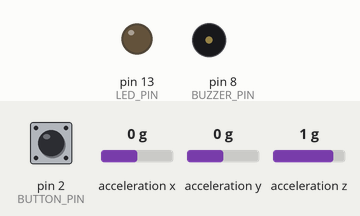
This sketch was run on a simulated Arduino Uno, built with avr-gcc and run on an emulated ATmega328P. On the bench: output pins drawn as LEDs (lit = HIGH), buzzer (waves = sounding, pin HIGH). Wiring (inferred from the names in the program): MPU-6050 motion sensor at I2C address 0x68. Dashed ring = blinking. The test bench sets the inputs (shaded band); at power-on: acceleration x 0 g, pin 2 (BUTTON_PIN) HIGH, acceleration y 0 g, acceleration z 1 g. Random numbers use the default seed unless the sketch sets one; what the sketch prints to the serial monitor is not drawn.

Above: at 1.2 s.
1.3 s: acceleration x set to -1.1 g
2.8 s: acceleration x set to -1.4 g
At 2.9 s:
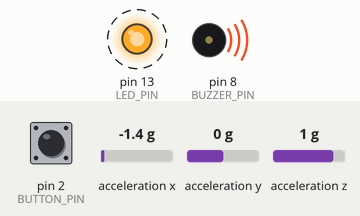
5.8 s: pin 2 (BUTTON_PIN) pulled LOW for 0.15 s
At 16.8 s:
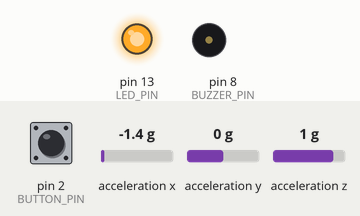
Timing chart, 0 to 17.3 s (numbered marks = the images above; inputs shaded):
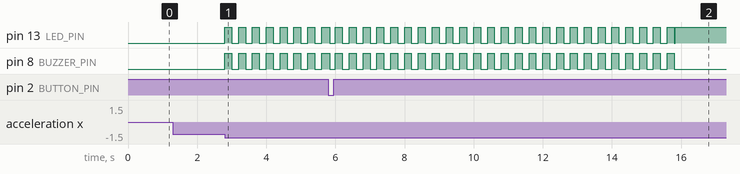

Measured:
- the behaviour switches between -1.2 and -1.3 g on acceleration x (found by bisection; images 0 and 1)
- after the input at 1.3 s, every drawn part: stays the same
- after the input at 2.8 s, pin 13 (LED_PIN), pin 8 (BUZZER_PIN): alternates HIGH for 0.20 s and LOW for 0.20 s, starting at once

The sketch:

sketch_accident_detect.ino
```cpp
/*
 * Accident Detection & Emergency Alert System
 */

#include <Wire.h>

/* ================= CONFIG ================= */

#define MPU6050_ADDR 0x68

#define BUZZER_PIN 8
#define LED_PIN 13
#define BUTTON_PIN 2

#define IMPACT_THRESHOLD 12.0      // m/s² (demo value)
#define ALERT_CANCEL_TIME 10000    // 10 seconds
#define PRINT_INTERVAL 1000        // 1 second

const char PHONE_NUMBER[] = "+917907342255";  // Change number here

/* ================= VARIABLES ================= */

bool accidentDetected = false;
bool waitingForCancel = false;
bool alertSent = false;

unsigned long alertStartTime = 0;
unsigned long lastPrintTime = 0;

// Button edge detection
bool buttonPrevState = HIGH;
bool cancelRequest = false;

// Countdown
int lastSecondsRemaining = -1;

// Simulated GPS
float latitude = 40.712776;
float longitude = -74.005974;

/* ================= MPU6050 LOW LEVEL ================= */

void mpuWrite(byte reg, byte data) {
  Wire.beginTransmission(MPU6050_ADDR);
  Wire.write(reg);
  Wire.write(data);
  Wire.endTransmission();
}

void mpuRead(byte reg, byte count, byte* data) {
  Wire.beginTransmission(MPU6050_ADDR);
  Wire.write(reg);
  Wire.endTransmission(false);
  Wire.requestFrom(MPU6050_ADDR, count, true);
  for (byte i = 0; i < count; i++) {
    data[i] = Wire.read();
  }
}

void initMPU6050() {
  mpuWrite(0x6B, 0x00);   // Wake up
  mpuWrite(0x1C, 0x10);   // ±8g range
}

/* ================= SETUP ================= */

void setup() {
  Serial.begin(115200);
  Wire.begin();

  pinMode(BUZZER_PIN, OUTPUT);
  pinMode(LED_PIN, OUTPUT);
  pinMode(BUTTON_PIN, INPUT_PULLUP);

  digitalWrite(BUZZER_PIN, LOW);
  digitalWrite(LED_PIN, LOW);

  Serial.println("=== Accident Detection System ===");

  initMPU6050();
  Serial.println("MPU6050 Ready");
  Serial.println("State: MONITORING\n");
}

/* ================= LOOP ================= */

void loop() {

  /* ===== BUTTON EDGE DETECTION ===== */
  bool buttonNow = digitalRead(BUTTON_PIN);
  if (buttonPrevState == HIGH && buttonNow == LOW) {
    delay(30); // debounce
    if (digitalRead(BUTTON_PIN) == LOW) {
      cancelRequest = true;
    }
  }
  buttonPrevState = buttonNow;

  /* ===== READ MPU6050 ===== */
  byte rawData[6];
  mpuRead(0x3B, 6, rawData);

  int16_t axRaw = (rawData[0] << 8) | rawData[1];
  int16_t ayRaw = (rawData[2] << 8) | rawData[3];
  int16_t azRaw = (rawData[4] << 8) | rawData[5];

  float ax = (axRaw / 4096.0) * 9.8;
  float ay = (ayRaw / 4096.0) * 9.8;
  float az = (azRaw / 4096.0) * 9.8 - 9.8;

  float magnitude = sqrt(ax * ax + ay * ay + az * az);

  /* ===== CLEAN SERIAL OUTPUT ===== */
  if (!accidentDetected && millis() - lastPrintTime >= PRINT_INTERVAL) {
    Serial.print("ACC:");
    Serial.print(ax, 2);
    Serial.print(",");
    Serial.print(ay, 2);
    Serial.print(",");
    Serial.print(az, 2);
    Serial.print(" | MAG:");
    Serial.print(magnitude, 2);
    Serial.print(" | GPS:");
    Serial.print(latitude, 6);
    Serial.print(",");
    Serial.println(longitude, 6);

    latitude += random(-5, 5) / 1000000.0;
    longitude += random(-5, 5) / 1000000.0;

    lastPrintTime = millis();
  }

  /* ===== ACCIDENT DETECTION ===== */
  if (!accidentDetected && magnitude > IMPACT_THRESHOLD) {
    accidentDetected = true;
    waitingForCancel = true;
    alertSent = false;
    alertStartTime = millis();
    lastSecondsRemaining = -1;

    Serial.println("\n⚠️ HIGH DECELERATION DETECTED");
    Serial.println("State: ALERT_PENDING");
    Serial.println("Press button to cancel (10s)");
  }

  /* ===== ALERT CANCEL WINDOW ===== */
  if (waitingForCancel) {

    bool blink = millis() % 400 < 200;
    digitalWrite(LED_PIN, blink);
    digitalWrite(BUZZER_PIN, blink);

    unsigned long elapsed = millis() - alertStartTime;
    int secondsRemaining = (ALERT_CANCEL_TIME - elapsed) / 1000;

    if (secondsRemaining != lastSecondsRemaining && secondsRemaining >= 0) {
      Serial.print("Countdown: ");
      Serial.print(secondsRemaining);
      Serial.println(" sec");
      lastSecondsRemaining = secondsRemaining;
    }

    // User cancels alert
    if (cancelRequest) {
      cancelRequest = false;
      resetSystem();
      Serial.println("Alert cancelled (Hard braking)");
    }

    // Timeout → send alert
    if (!alertSent && elapsed >= ALERT_CANCEL_TIME) {
      alertSent = true;
      waitingForCancel = false;
      digitalWrite(BUZZER_PIN, LOW);
      digitalWrite(LED_PIN, HIGH);
      sendEmergencyAlert();
    }
  }
}

/* ================= SUPPORT ================= */

void resetSystem() {
  accidentDetected = false;
  waitingForCancel = false;
  alertSent = false;

  digitalWrite(LED_PIN, LOW);
  digitalWrite(BUZZER_PIN, LOW);

  Serial.println("State: MONITORING\n");
}

void sendEmergencyAlert() {
  Serial.println("\n==============================");
  Serial.println("🚨 EMERGENCY ALERT");
  Serial.print("To: ");
  Serial.println(PHONE_NUMBER);
  Serial.println("Message: Accident detected!");
  Serial.print("Location: ");
  Serial.print(latitude, 6);
  Serial.print(",");
  Serial.println(longitude, 6);
  Serial.println("==============================");
}
```
